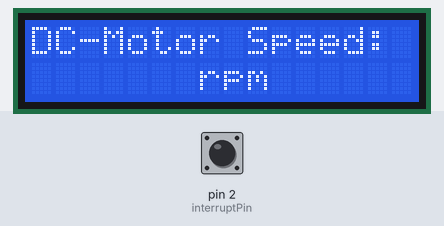
Bench run of a sketch on a simulated Arduino Uno, built with avr-gcc and run on an emulated ATmega328P. Parts: 16×2 character LCD. Inputs (shaded band) come from the test bench; at power-on: pin 2 (interruptPin) HIGH.

Above: at 0.11 s.
At 1.2 s:
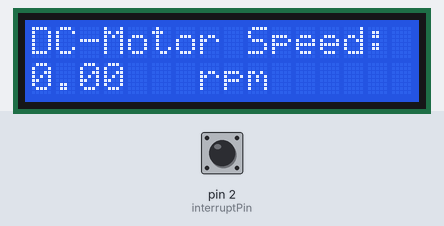
1.3 s: pin 2 (interruptPin) pulled LOW for 0.15 s
At 1.52 s:
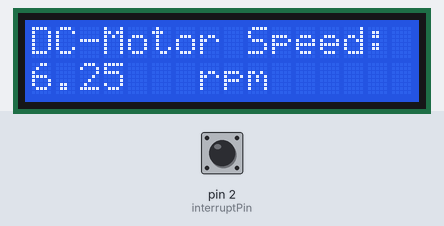
Timing chart, 0 to 4.3 s (numbered marks = the images above; inputs shaded):
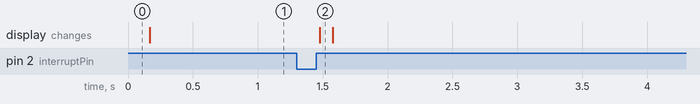

The sketch:

210041222_Akib_Week01_Task02.ino
```cpp
#include <LiquidCrystal.h>

volatile int count = 0;

int interruptPin = 2;
float speedRPM = 0.00;

LiquidCrystal lcd(7, 8, 9, 10, 11, 12);

void encoderPulse()
{
  count++;
}
void setup() {
  lcd.begin(16, 2);
  lcd.print("DC-Motor Speed:");
  lcd.setCursor(7, 1);
  lcd.print("rpm");
  pinMode(interruptPin, INPUT_PULLUP);
  attachInterrupt(digitalPinToInterrupt(interruptPin), encoderPulse, RISING);
}
void loop() {

  lcd.setCursor(0, 1);
  count = 0;
  delay(100);

  speedRPM = (float)count * 6.25;
  lcd.print(speedRPM);
}
```

Measured:
- after the input at 1.3 s, the display: changes after 0.18 s (image 2)
